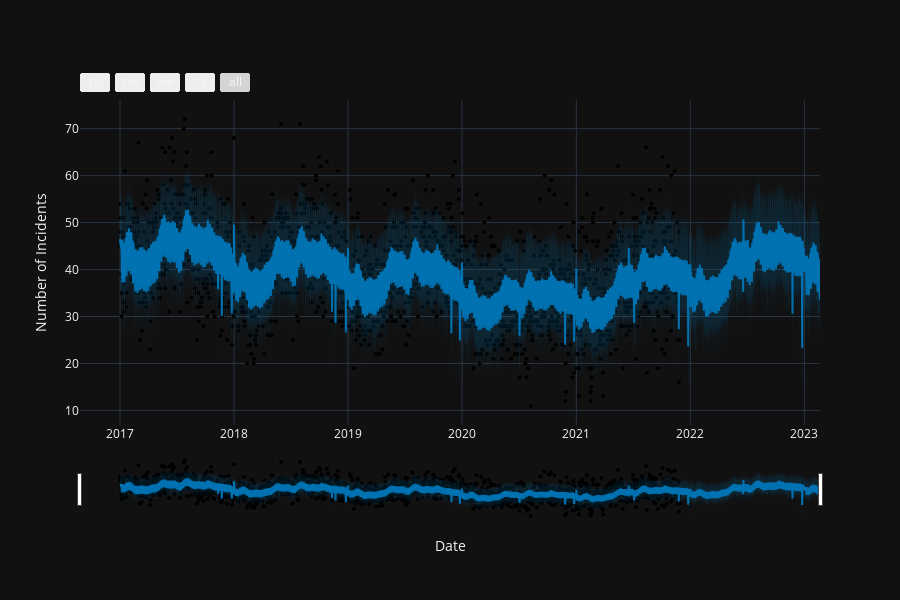

Notebook code for this chart:
### Code cell
plot_plotly(m, forecast, xlabel='Date', ylabel='Number of Incidents')

### Figure 1 — Plotly figure (JSON) as saved in the notebook; plotly's stock layout.template omitted (floating-point values rounded to 4 significant figures; data arrays with more than 128 entries replaced by an {"elided": "..."} marker saying what was removed)
{"data": [{"marker": {"color": "black", "size": 4}, "mode": "markers", "name": "Actual", "x": {"elided": "1793 str values"}, "y": {"elided": "1793 int values"}, "type": "scatter"}, {"hoverinfo": "skip", "line": {"width": 0}, "mode": "lines", "x": {"elided": "2242 str values"}, "y": {"elided": "2242 float values"}, "type": "scatter"}, {"fill": "tonexty", "fillcolor": "rgba(0, 114, 178, 0.2)", "line": {"color": "#0072B2", "width": 2}, "mode": "lines", "name": "Predicted", "x": {"elided": "2242 str values"}, "y": {"elided": "2242 float values"}, "type": "scatter"}, {"fill": "tonexty", "fillcolor": "rgba(0, 114, 178, 0.2)", "hoverinfo": "skip", "line": {"width": 0}, "mode": "lines", "x": {"elided": "2242 str values"}, "y": {"elided": "2242 float values"}, "type": "scatter"}], "layout": {"height": 600, "showlegend": false, "width": 900, "xaxis": {"rangeselector": {"buttons": [{"count": 7, "label": "1w", "step": "day", "stepmode": "backward"}, {"count": 1, "label": "1m", "step": "month", "stepmode": "backward"}, {"count": 6, "label": "6m", "step": "month", "stepmode": "backward"}, {"count": 1, "label": "1y", "step": "year", "stepmode": "backward"}, {"step": "all"}]}, "rangeslider": {"visible": true}, "title": {"text": "Date"}, "type": "date"}, "yaxis": {"title": {"text": "Number of Incidents"}}}}
